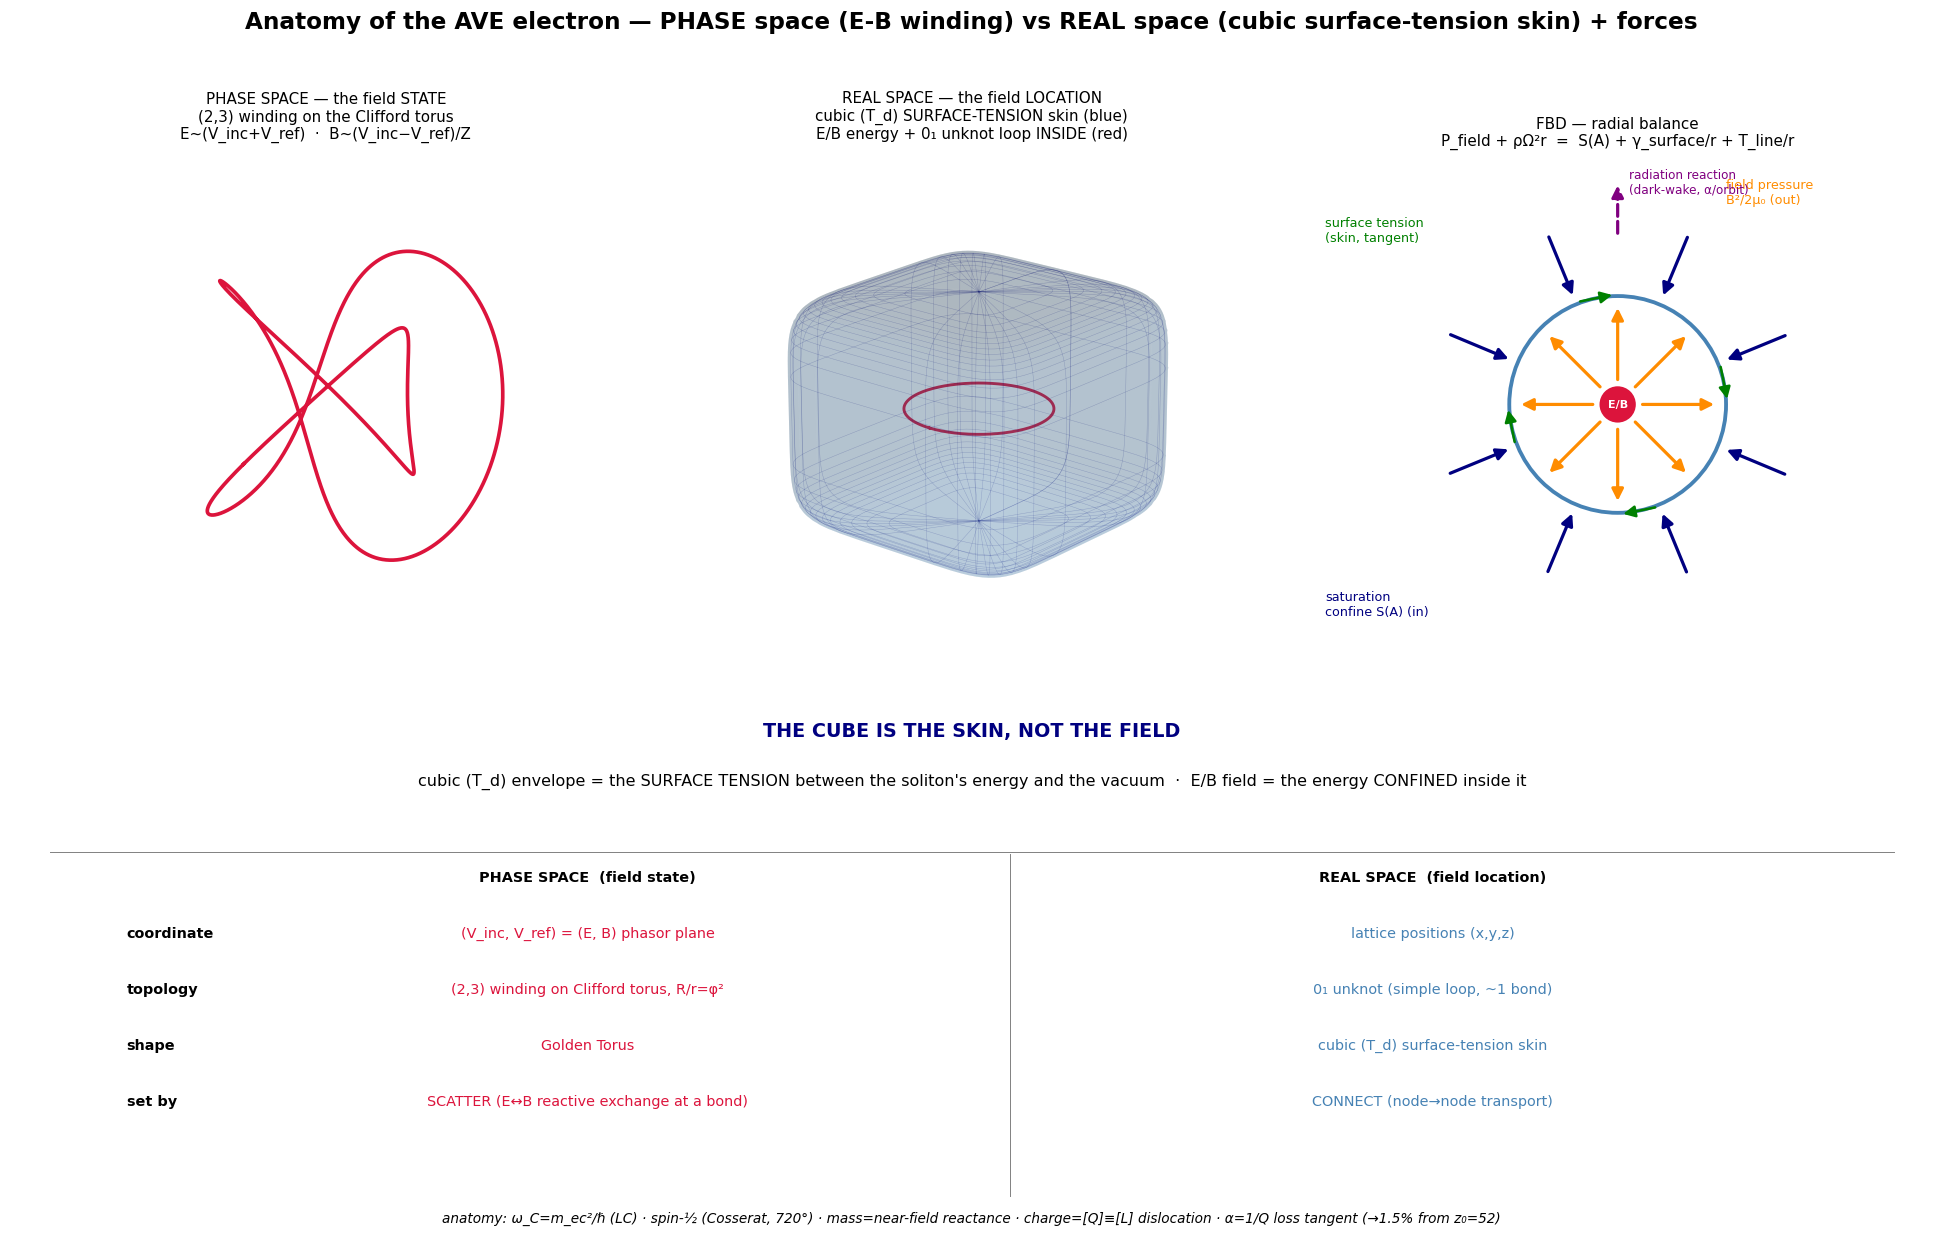

Reproduce this figure in Python.
"""Electron anatomy v2: PHASE space (2,3 knot in E-B plane) vs REAL space (cubic
surface-tension skin with E/B energy + unknot inside) + the force balance (FBD)."""
import numpy as np
import matplotlib
matplotlib.use("Agg")
import matplotlib.pyplot as plt
from matplotlib.patches import FancyArrowPatch, Circle

fig = plt.figure(figsize=(17, 11))
fig.suptitle("Anatomy of the AVE electron — PHASE space (E-B winding) vs REAL space (cubic surface-tension skin) + forces",
             fontsize=14.5, fontweight="bold")

def arr(ax, x0,y0,x1,y1,c,lw=2.0,ls="-"):
    ax.add_patch(FancyArrowPatch((x0,y0),(x1,y1),arrowstyle="-|>",mutation_scale=15,color=c,lw=lw,linestyle=ls))

# ---- (a) PHASE SPACE: (2,3) knot in the E-B / (V_inc,V_ref) plane ----
ax1 = fig.add_subplot(2,3,1, projection="3d")
t = np.linspace(0,2*np.pi,1400); p,q=2,3; R,r=1.0,0.42
xk=(R+r*np.cos(q*t))*np.cos(p*t); yk=(R+r*np.cos(q*t))*np.sin(p*t); zk=r*np.sin(q*t)
ax1.plot(xk,yk,zk,color="crimson",lw=2.3)
ax1.set_title("PHASE SPACE — the field STATE\n(2,3) winding on the Clifford torus\nE~(V_inc+V_ref)  ·  B~(V_inc−V_ref)/Z",fontsize=9.5)
ax1.set_axis_off(); ax1.view_init(elev=26,azim=35)

# ---- (b) REAL SPACE: cubic surface-tension skin + E/B energy + unknot inside ----
ax2 = fig.add_subplot(2,3,2, projection="3d")
def sq(w,m): return np.sign(w)*np.abs(w)**m
u=np.linspace(-np.pi/2,np.pi/2,60); v=np.linspace(-np.pi,np.pi,60); U,V=np.meshgrid(u,v); e=0.32
Xe=sq(np.cos(U),e)*sq(np.cos(V),e); Ye=sq(np.cos(U),e)*sq(np.sin(V),e); Ze=sq(np.sin(U),e)
ax2.plot_surface(Xe,Ye,Ze,color="steelblue",alpha=0.20,linewidth=0)            # the SKIN
ax2.plot_wireframe(0.985*Xe,0.985*Ye,0.985*Ze,color="navy",lw=0.3,alpha=0.25)  # facet hint
th=np.linspace(0,2*np.pi,200); ax2.plot(0.5*np.cos(th),0.5*np.sin(th),0.0*th,color="crimson",lw=1.8)  # 0_1 unknot
ax2.set_title("REAL SPACE — the field LOCATION\ncubic (T_d) SURFACE-TENSION skin (blue)\nE/B energy + 0₁ unknot loop INSIDE (red)",fontsize=9.5)
ax2.set_axis_off(); ax2.view_init(elev=20,azim=40)

# ---- (c) the FBD: radial force balance across the skin ----
ax3 = fig.add_subplot(2,3,3)
ax3.add_patch(Circle((0,0),1.0,fill=False,lw=2.4,color="steelblue"))  # the skin
ax3.add_patch(Circle((0,0),0.16,color="crimson")); ax3.text(0,0,"E/B",ha="center",va="center",color="w",fontsize=7,fontweight="bold")
for a in np.linspace(0,2*np.pi,8,endpoint=False):
    arr(ax3,0.20*np.cos(a),0.20*np.sin(a),0.92*np.cos(a),0.92*np.sin(a),"darkorange")     # field pressure OUT
    arr(ax3,1.7*np.cos(a+0.39),1.7*np.sin(a+0.39),1.06*np.cos(a+0.39),1.06*np.sin(a+0.39),"navy")  # saturation IN
for a in np.linspace(0,2*np.pi,4,endpoint=False)+0.2:  # surface tension tangent
    arr(ax3,1.0*np.cos(a)-0.18*np.sin(a),1.0*np.sin(a)+0.18*np.cos(a),1.0*np.cos(a)+0.18*np.sin(a),1.0*np.sin(a)-0.18*np.cos(a),"green",1.6)
arr(ax3,0,1.55,0,2.05,"purple",ls="--")  # radiation reaction
ax3.text(1.0,1.85,"field pressure\nB²/2μ₀ (out)",color="darkorange",fontsize=8)
ax3.text(-2.7,-1.95,"saturation\nconfine S(A) (in)",color="navy",fontsize=8)
ax3.text(-2.7,1.5,"surface tension\n(skin, tangent)",color="green",fontsize=8)
ax3.text(0.1,1.95,"radiation reaction\n(dark-wake, α/orbit)",color="purple",fontsize=7.5)
ax3.set_title("FBD — radial balance\nP_field + ρΩ²r  =  S(A) + γ_surface/r + T_line/r",fontsize=9.5)
ax3.set_xlim(-2.9,2.9); ax3.set_ylim(-2.5,2.3); ax3.set_aspect("equal"); ax3.axis("off")

# ---- (d,e,f bottom span): the answer + the two-space table + anatomy ----
ax4 = fig.add_subplot(2,1,2); ax4.axis("off"); ax4.set_xlim(0,1); ax4.set_ylim(0,1)
ax4.text(0.5,0.93,"THE CUBE IS THE SKIN, NOT THE FIELD",ha="center",fontsize=12,fontweight="bold",color="navy")
ax4.text(0.5,0.84,"cubic (T_d) envelope = the SURFACE TENSION between the soliton's energy and the vacuum  ·  E/B field = the energy CONFINED inside it",
         ha="center",fontsize=10)
# two-space table
rows = [("","PHASE SPACE  (field state)","REAL SPACE  (field location)"),
        ("coordinate","(V_inc, V_ref) = (E, B) phasor plane","lattice positions (x,y,z)"),
        ("topology","(2,3) winding on Clifford torus, R/r=φ²","0₁ unknot (simple loop, ~1 bond)"),
        ("shape","Golden Torus","cubic (T_d) surface-tension skin"),
        ("set by","SCATTER (E↔B reactive exchange at a bond)","CONNECT (node→node transport)")]
y0=0.66;
for i,(c0,c1,c2) in enumerate(rows):
    yy=y0-i*0.105; fw="bold" if i==0 else "normal"
    ax4.text(0.06,yy,c0,fontsize=9,fontweight="bold")
    ax4.text(0.30,yy,c1,fontsize=9,fontweight=fw,color="crimson" if i>0 else "k",ha="center")
    ax4.text(0.74,yy,c2,fontsize=9,fontweight=fw,color="steelblue" if i>0 else "k",ha="center")
ax4.axhline; ax4.plot([0.02,0.98],[0.715,0.715],color="gray",lw=0.6)
ax4.plot([0.52,0.52],[0.07,0.71],color="gray",lw=0.6)
ax4.text(0.5,0.02,"anatomy: ω_C=m_ec²/ℏ (LC) · spin-½ (Cosserat, 720°) · mass=near-field reactance · charge=[Q]≡[L] dislocation · α=1/Q loss tangent (→1.5% from z₀=52)",
         ha="center",fontsize=8.5,style="italic")
plt.tight_layout(rect=[0,0,1,0.96])
plt.savefig("research/figures/ave_electron_anatomy_v2.png",dpi=115,bbox_inches="tight")
print("saved research/figures/ave_electron_anatomy_v2.png")
